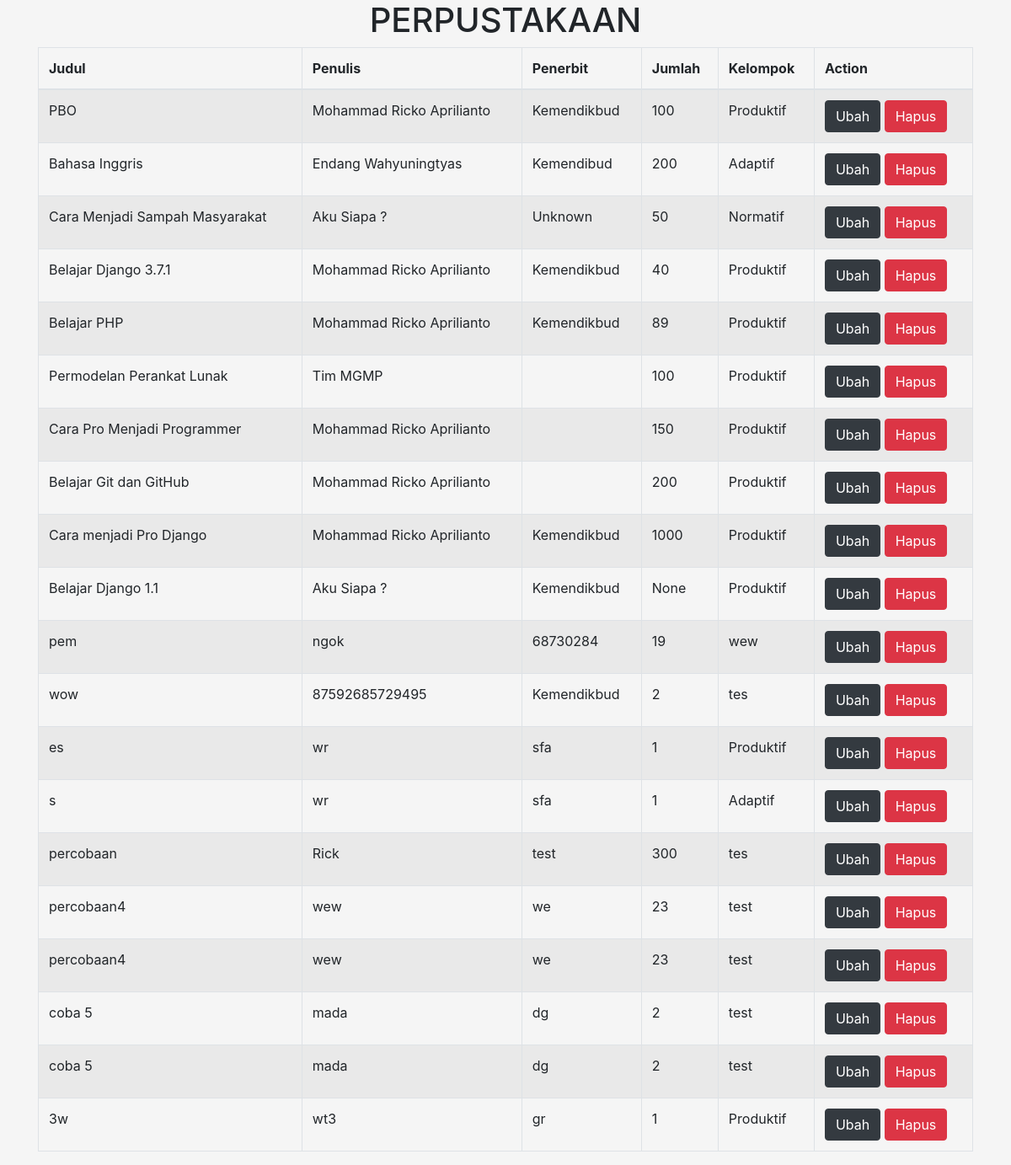
Page /buku/ on the committed database.
### perpustakaan/models.py (models this page shows, shortened)
class Buku(models.Model):
    judul = models.CharField(max_length=50)
    penulis = models.CharField(max_length=40)
    penerbit = models.CharField(max_length=40)
    jumlah = models.IntegerField(null=True)
    kelompok_id = models.ForeignKey(Kelompok, on_delete=models.CASCADE, null=True)

class Kelompok(models.Model):
  nama = models.CharField(max_length = 10)
  keterangan = models.TextField()
  def __str__(self):
    return self.nama

### perpustakaan/views.py (the view)
# urls.py: path('buku/', buku, name='buku'),
def buku(request):
    buku = Buku.objects.all()
    konteks = {
        'books' : buku
    }
    return render(request, 'buku.html', konteks)

### perpustakaan/templates/buku.html (shortened to what this page needs)
{% extends 'base.html' %}
{% block content %}
		<center>
			<h1>PERPUSTAKAAN</h1>
		</center>
		<div class="container">
			<table class="table table-bordered table-striped">
				<div class="row">
					<div class="col-md-12">
						<thead>
							<tr>
								<th>Judul</th>
								<th>Penulis</th>
								<th>Penerbit</th>
								<th>Jumlah</th>
								<th>Kelompok</th>
								<th>Action</th>
							</tr>
						</thead>
						<tbody>
							{% for buku in books %}
							<tr>
								<td>{{ buku.judul }}</td>
								<td>{{ buku.penulis }}</td>
								<td>{{ buku.penerbit }}</td>
								<td>{{ buku.jumlah }}</td>
								<td>{{ buku.kelompok_id }}</td>
								<td>
									<a href="{% url 'ubahBuku' buku.id %}" class="btn btn-dark">Ubah</a>
									<a href="{% url 'hapusBuku' buku.id %}" class="btn btn-danger">Hapus</a>
								</td>
							</tr>
							{% endfor %}
						</tbody>
					</div>
				</div>
			</table>
		</div>
{% endblock %}

### templates/base.html (shortened to what this page needs)
{% load static %}
<!DOCTYPE html>
<html>
	<head>
		<link rel="stylesheet" href="{% static 'css/bootstrap.min.css' %}">
		<link rel="stylesheet" href="{% static 'css/style.css' %}">
	</head>
	<body>
		{% block content %}
		{% endblock %}
	</body>
</html>

### static/css/style.css (style rules this page uses)
body { background-color: whitesmoke; }

### rows in the picture
Buku: judul "PBO", penulis "Mohammad Ricko Aprilianto", penerbit "Kemendikbud", jumlah "100", kelompok_id "Produktif"
Buku: judul "Bahasa Inggris", penulis "Endang Wahyuningtyas", penerbit "Kemendibud", jumlah "200", kelompok_id "Adaptif"
Buku: judul "Cara Menjadi Sampah Masyarakat", penulis "Aku Siapa ?", penerbit "Unknown", jumlah "50", kelompok_id "Normatif"
Buku: judul "Belajar Django 3.7.1", penulis "Mohammad Ricko Aprilianto", penerbit "Kemendikbud", jumlah "40", kelompok_id "Produktif"
Buku: judul "Belajar PHP", penulis "Mohammad Ricko Aprilianto", penerbit "Kemendikbud", jumlah "89", kelompok_id "Produktif"
Buku: judul "Permodelan Perankat Lunak", penulis "Tim MGMP", jumlah "100", kelompok_id "Produktif"
Buku: judul "Cara Pro Menjadi Programmer", penulis "Mohammad Ricko Aprilianto", jumlah "150", kelompok_id "Produktif"
Buku: judul "Belajar Git dan GitHub", penulis "Mohammad Ricko Aprilianto", jumlah "200", kelompok_id "Produktif"
Buku: judul "Cara menjadi Pro Django", penulis "Mohammad Ricko Aprilianto", penerbit "Kemendikbud", jumlah "1000", kelompok_id "Produktif"
Buku: judul "Belajar Django 1.1", penulis "Aku Siapa ?", penerbit "Kemendikbud", jumlah "None", kelompok_id "Produktif"
Buku: judul "pem", penulis "ngok", penerbit "68730284", jumlah "19", kelompok_id "wew"
Buku: judul "wow", penulis "87592685729495", penerbit "Kemendikbud", jumlah "2", kelompok_id "tes"
Buku: judul "es", penulis "wr", penerbit "sfa", jumlah "1", kelompok_id "Produktif"
Buku: judul "s", penulis "wr", penerbit "sfa", jumlah "1", kelompok_id "Adaptif"
Buku: judul "percobaan", penulis "Rick", penerbit "test", jumlah "300", kelompok_id "tes"
Buku: judul "percobaan4", penulis "wew", penerbit "we", jumlah "23", kelompok_id "test"
Buku: judul "percobaan4", penulis "wew", penerbit "we", jumlah "23", kelompok_id "test"
Buku: judul "coba 5", penulis "mada", penerbit "dg", jumlah "2", kelompok_id "test"
Buku: judul "coba 5", penulis "mada", penerbit "dg", jumlah "2", kelompok_id "test"
Buku: judul "3w", penulis "wt3", penerbit "gr", jumlah "1", kelompok_id "Produktif"
